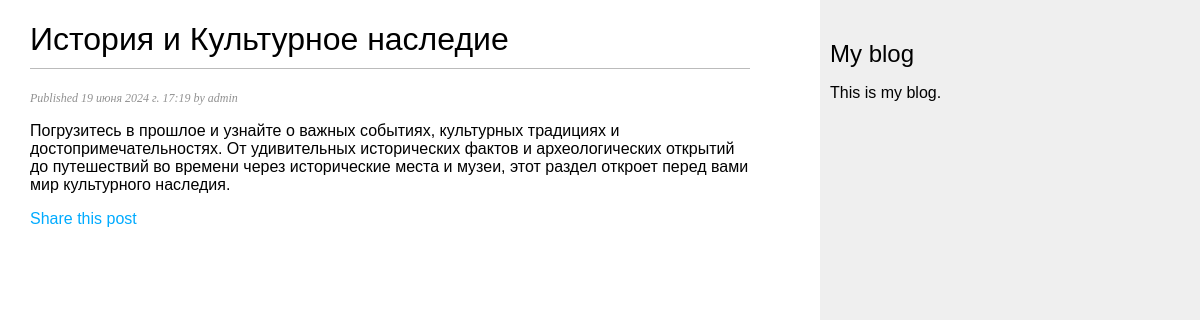
The page /blog/2024/6/19/istoriya-i-kulturnoe-nasledie/ on the database its author committed.
### blog/models.py (models this page shows, shortened)
class Post(models.Model):
    class Status(models.TextChoices):
        DRAFT = 'DF', 'Draft'
        PUBLISHED = 'PB', 'Published'
    title = models.CharField(max_length=250)
    slug = models.SlugField(max_length=250,
                            unique_for_date='publish')
    author = models.ForeignKey(User, on_delete=models.CASCADE,
                               related_name='blog_post')
    body = models.TextField()
    publish = models.DateTimeField(default=timezone.now)
    created = models.DateTimeField(auto_now_add=True)
    updated = models.DateTimeField(auto_now=True)
    status = models.CharField(max_length=2,
                              choices=Status.choices,
                              default=Status.DRAFT)
    objects = models.Manager()  # менеджер, применяемый по умолчанию
    published = PublishedManager()  # конкретно-прикладной менеджер
    class Meta:
        ordering = ['-publish']
        indexes = [
            models.Index(fields=['-publish'])
        ]

### blog/views.py (the view)
def post_detail(request, year, month, day, post):
    post = get_object_or_404(Post,
                             status=Post.Status.PUBLISHED,
                             slug=post,
                             publish__year=year,
                             publish__month=month,
                             publish__day=day)
    return render(request,
                  'blog/post/detail.html',
                  {'post': post})

### blog/templates/blog/post/detail.html (shortened to what this page needs)
{% extends "blog/base.html" %}
{% block content %}
 <h1>{{ post.title }}</h1>
 <p class="date">
 Published {{ post.publish }} by {{ post.author }}
 </p>
 {{ post.body|linebreaks }}
<p>
 <a href="{% url 'blog:post_share' post.id %}">
  Share this post
 </a>
</p>
{% endblock %}

### blog/static/css/blog.css (style rules this page uses)
body { margin:0; padding:0; font-family:helvetica, sans-serif; }
a { color:#00abff; text-decoration:none; }
h1 { font-weight:normal; border-bottom:1px solid #bbb; padding:0 0 10px 0; }
p.date { color:#919191; font-family: georgia, serif; font-size: 12px; font-style: italic; }

### rows shown on the page
Post: title "История и Культурное наследие", publish "19 июня 2024 г. 17:19", author "admin", body "Погрузитесь в прошлое и узнайте о важных событиях, культурных традициях и достопримечательностях. От удивительных исторических фактов и археологических открытий до путешествий во времени через исторические места и музеи, этот раздел откроет перед вами мир культурного наследия."
